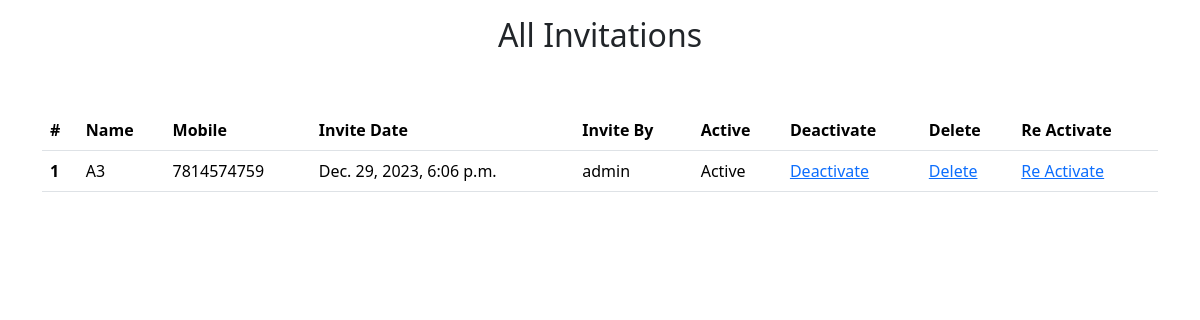
Before: /AllRecords/ with the older database file.
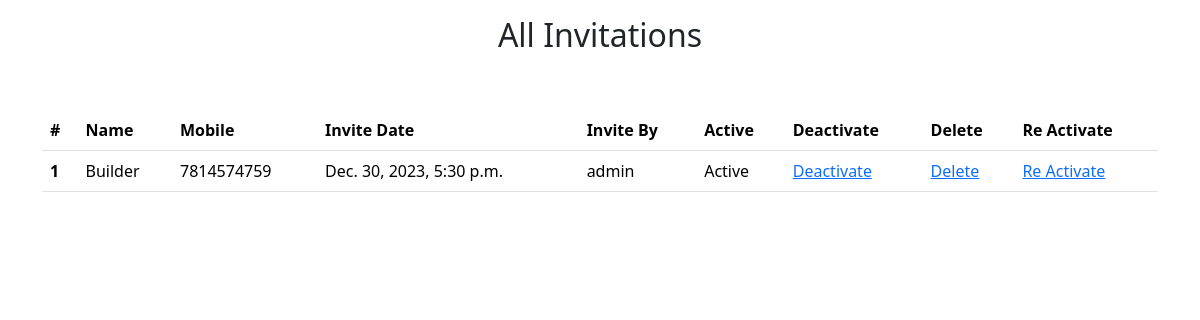
After: the same page with the newer database file.
### red/models.py (models this page shows, shortened)
class FormModel(models.Model):
    name = models.CharField(max_length=50)
    phone = models.CharField(max_length=15, unique=True)
    adult = models.IntegerField()
    child = models.IntegerField()
    kid = models.IntegerField()
    img = models.FileField(blank=True, null=True)
    invite_date = models.DateTimeField(auto_now_add=True)
    is_active = models.BooleanField(default=True)
    invite_by = models.CharField(max_length=50)

### red/views.py (the view)
# urls.py: path('AllRecords/', views.CheckInvitations, name="checkinvite"),
def CheckInvitations(request):
    data = FormModel.objects.all()
    context = {'data': data}
    return render(request, 'redcar/record.html', context)

### red/templates/redcar/record.html (shortened to what this page needs)
<!doctype html>
<html lang="en">
  <head>
    <link href="https://cdn.jsdelivr.net/npm/bootstrap@5.3.2/dist/css/bootstrap.min.css" rel="stylesheet">
  </head>
  <body>
    <div class="container">
        <div class="conatiner" style="display: flex; justify-content: space-around;">
            <h2 class="text-center mt-3">All Invitations</h2>
        </div>
        <table class="table mt-5">
            <thead>
              <tr>
                <th scope="col">#</th>
                <th scope="col">Name</th>
                <th scope="col">Mobile</th>
                <th scope="col">Invite Date</th>
                <th scope="col">Invite By</th>
                <th scope="col">Active</th>
                <th scope="col">Deactivate</th>
                <th scope="col">Delete</th>
                <th scope="col">Re Activate</th>
              </tr>
            </thead>
            <tbody>
                {% for i in data %}
              <tr>
                <th scope="row">{{forloop.counter}}</th>
                <td>{{i.name}}</td>
                <td>{{i.phone}}</td>
                <td>{{i.invite_date}}</td>
                <td>{{i.invite_by}}</td>
                {% if i.is_active %}
                <td>Active</td>
                {% else %}
                <td>Not Active</td>
                {% endif %}
                <td><a href="https://redcarpet.codingindia.co.in/HandleQRCode/{{i.phone}}/">Deactivate</a></td>
                <td><a href="{% url 'remove_qr_code' i.phone %}" onclick="return confirm('Name: {{i.name}} \nPhone: {{i.phone}} \nAdult: {{i.adult}} \nChild: {{i.child}} \nKid: {{i.kid}} \nAre You Sure to Delete this Record?')">Delete</a></td>
                <td><a href="{% url 'activate_qr_code' i.phone %}" onclick="return confirm('Name: {{i.name}} \nPhone: {{i.phone}} \nAdult: {{i.adult}} \nChild: {{i.child}} \nKid: {{i.kid}} \nAre You Sure to Activate this QR?')">Re Activate</a></td>
              </tr>
                {% endfor %}
            </tbody>
          </table>
    </div>
  </body>
</html>

Changed rows visible on the page:
removed FormModel: name "A3", phone "7814574759", invite_date "Dec. 29, 2023, 6:06 p.m.", invite_by "admin", is_active "Active"
added FormModel: name "Builder", phone "7814574759", invite_date "Dec. 30, 2023, 5:30 p.m.", invite_by "admin", is_active "Active"
